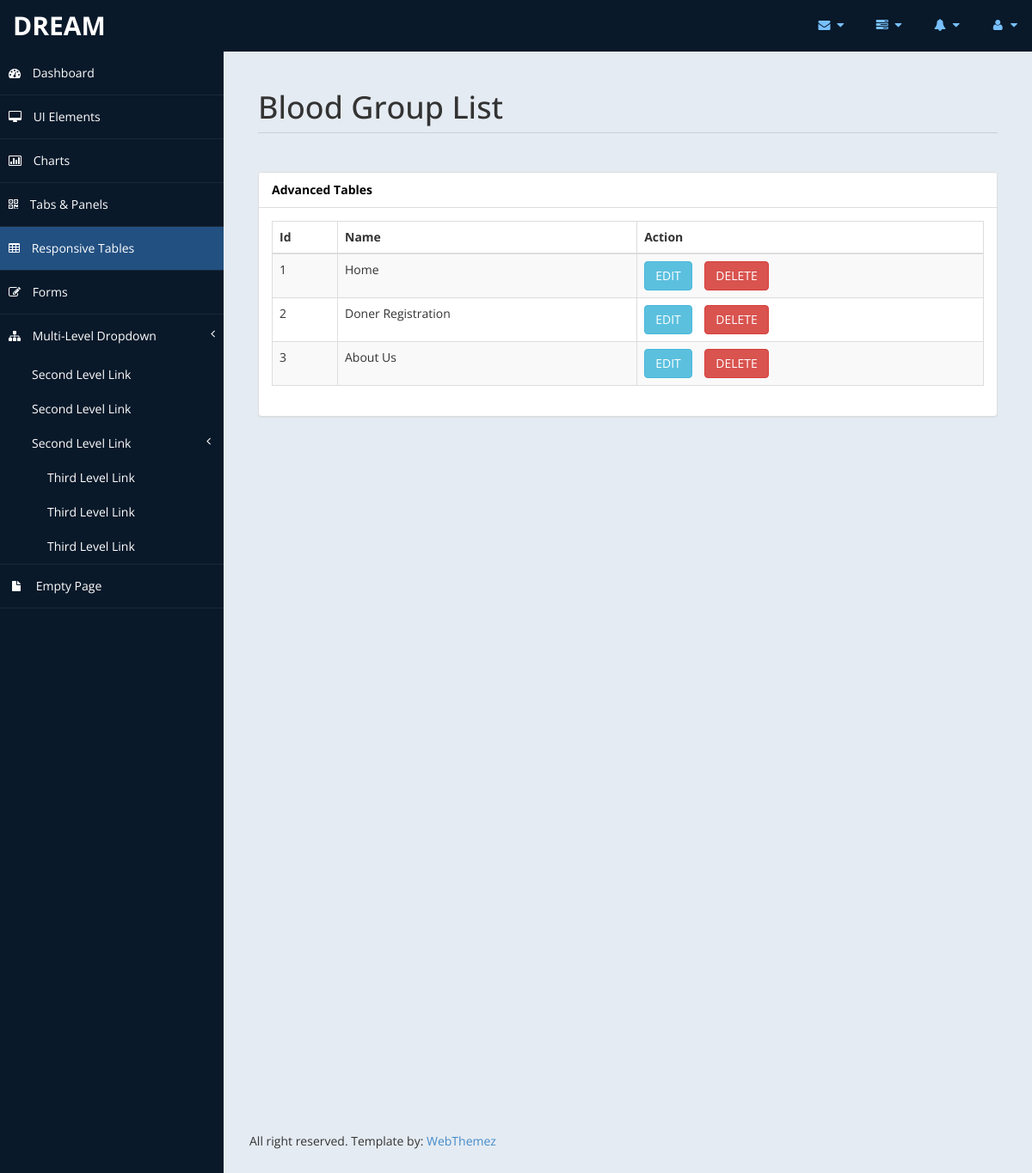
The app's page /admin/viewmenu.php (signed in) with its own data.
### tables this page shows
CREATE TABLE IF NOT EXISTS `addmenu` (
  `id` int(10) NOT NULL AUTO_INCREMENT,
  `menu_name` varchar(50) NOT NULL,
  `description` varchar(3000) NOT NULL,
  PRIMARY KEY (`id`)
);

### admin/viewmenu.php (the view, shortened to what this page needs)
<?php
include("config.php");
?>
<!DOCTYPE html>
<html xmlns="http://www.w3.org/1999/xhtml">
<head>
    <link href="assets/css/bootstrap.css" rel="stylesheet" />
    <link href="assets/css/font-awesome.css" rel="stylesheet" />
    <link href="assets/css/custom-styles.css" rel="stylesheet" />
    <link href="assets/js/dataTables/dataTables.bootstrap.css" rel="stylesheet" />
</head>
<body>
    <div id="wrapper">
        <nav class="navbar navbar-default top-navbar" role="navigation">
            <div class="navbar-header">
                <a class="navbar-brand" href="index.html">Dream</a>
            </div>
            <ul class="nav navbar-top-links navbar-right">
                <li class="dropdown">
                    <a class="dropdown-toggle" data-toggle="dropdown" href="#" aria-expanded="false">
                        <i class="fa fa-envelope fa-fw"></i> <i class="fa fa-caret-down"></i>
                    </a>
                </li>
                <li class="dropdown">
                    <a class="dropdown-toggle" data-toggle="dropdown" href="#" aria-expanded="false">
                        <i class="fa fa-tasks fa-fw"></i> <i class="fa fa-caret-down"></i>
                    </a>
                </li>
                <li class="dropdown">
                    <a class="dropdown-toggle" data-toggle="dropdown" href="#" aria-expanded="false">
                        <i class="fa fa-bell fa-fw"></i> <i class="fa fa-caret-down"></i>
                    </a>
                </li>
                <li class="dropdown">
                    <a class="dropdown-toggle" data-toggle="dropdown" href="#" aria-expanded="false">
                        <i class="fa fa-user fa-fw"></i> <i class="fa fa-caret-down"></i>
                    </a>
                </li>
            </ul>
        </nav>
        <nav class="navbar-default navbar-side" role="navigation">
            <div class="sidebar-collapse">
                <ul class="nav" id="main-menu">
                    <li>
                        <a href="index.html"><i class="fa fa-dashboard"></i> Dashboard</a>
                    </li>
                    <li>
                        <a href="ui-elements.html"><i class="fa fa-desktop"></i> UI Elements</a>
                    </li>
					<li>
                        <a href="chart.html"><i class="fa fa-bar-chart-o"></i> Charts</a>
                    </li>
                    <li>
                        <a href="tab-panel.html"><i class="fa fa-qrcode"></i> Tabs & Panels</a>
                    </li>
                    <li>
                        <a href="table.html" class="active-menu"><i class="fa fa-table"></i> Responsive Tables</a>
                    </li>
                    <li>
                        <a href="form.html"><i class="fa fa-edit"></i> Forms </a>
                    </li>
                    <li>
                        <a href="#"><i class="fa fa-sitemap"></i> Multi-Level Dropdown<span class="fa arrow"></span></a>
                        <ul class="nav nav-second-level">
                            <li>
                                <a href="#">Second Level Link</a>
                            </li>
                            <li>
                                <a href="#">Second Level Link</a>
                            </li>
                            <li>
                                <a href="#">Second Level Link<span class="fa arrow"></span></a>
                                <ul class="nav nav-third-level">
                                    <li>
                                        <a href="#">Third Level Link</a>
                                    </li>
                                    <li>
                                        <a href="#">Third Level Link</a>
                                    </li>
                                    <li>
                                        <a href="#">Third Level Link</a>
                                    </li>
                                </ul>
                            </li>
                        </ul>
                    </li>
                    <li>
                        <a href="empty.html"><i class="fa fa-fw fa-file"></i> Empty Page</a>
                    </li>
                </ul>
            </div>
        </nav>
        <div id="page-wrapper" >
            <div id="page-inner">
			 <div class="row">
                    <div class="col-md-12">
                        <h1 class="page-header">
                            Blood Group List
                        </h1>
                    </div>
                </div>
            <div class="row">
                <div class="col-md-12">
                    <div class="panel panel-default">
                        <div class="panel-heading">
                             Advanced Tables
                        </div>
                        <div class="panel-body">
                            <div class="table-responsive">
                            <?php
							$query1="select * from addmenu";
							$res1=mysqli_query($con,$query1);
							if(mysqli_num_rows($res1)>=0)
							{
								?>
                                 <table class="table table-striped table-bordered table-hover" id="dataTables-example">
                                    <thead>
                                        <tr>
                                            <th>Id</th>
                                            <th>Name</th>
                                            <th>Action</th>
                                        </tr>
                                    </thead>
                                    <tbody>
                                <?php
								while($row=mysqli_fetch_array($res1))
								{
								?>
                                        <tr class="odd gradeX">
                                            <td><?php echo $row['id']; ?></td>
                                            <td><?php echo $row['menu_name']; ?></td>
                                            <td><a href="edit.php?id=<?php echo $row['id']; ?>" class="btn btn-info">EDIT</a>&nbsp;&nbsp;&nbsp;&nbsp;<a href="delete.php?id=<?php echo $row['id']; ?>" class="btn btn-danger">DELETE</a></td>
                                        </tr>
                                        <?php
                                }
							}
							?>
                                    </tbody>
                                </table>
                            </div>
                        </div>
                    </div>
                </div>
            </div>
        </div>
               <footer><p>All right reserved. Template by: <a href="http://webthemez.com">WebThemez</a></p></footer>
    </div>
            </div>
</body>
</html>

### admin/assets/css/custom-styles.css (style rules this page uses)
body { font-family: 'Open Sans', sans-serif; }
#wrapper { width: 100%; background:#09192A; }
#page-wrapper { padding: 15px 15px; min-height: 600px; background:#E5EBF2; }
#page-inner { width:100%; margin:10px 20px 10px 0px; background-color:transparent; padding:10px; min-height:1200px; }
h1, .h1, h2, .h2, h3, .h3 { margin-top: 7px; margin-bottom: -5px; }
p { font-size:16px; line-height:25px; padding-top:20px; }
.page-header { padding-bottom: 9px; margin: 10px 0 45px; border-bottom: 1px solid #C7D1DD; }
.panel-default > .panel-heading { color: #000; background-color: #FFFFFF; border-color: #ddd; font-weight:bold; }
footer p { font-size: 14px; }
.top-navbar { margin:0px; }
.top-navbar .navbar-brand { color: #fff; width: 260px; text-align: left; height: 60px; font-size: 30px; font-weight: 700; text-transform: uppercase; line-height: 30px; }
.top-navbar .nav > li { position: relative; display: inline-block; }
.top-navbar .nav > li > a { position: relative; display: block; padding: 19px 15px; color: #77C0FD; }
.active-menu { background-color:#225081!important; }
.arrow { float: right; }
.fa.arrow:before { content: "\f104"; }
.nav-second-level li, .nav-third-level li { border-bottom: none !important; }
.nav-second-level li a { padding-left: 37px; }
.nav-third-level li a { padding-left: 55px; }
.sidebar-collapse , .sidebar-collapse .nav { background:none; }
.sidebar-collapse .nav { padding:0; }
.sidebar-collapse .nav > li > a { color:#fff; background:transparent; text-shadow:none; }
.sidebar-collapse > .nav > li > a { padding:15px 10px; }
.sidebar-collapse > .nav > li { border-bottom: 1px solid rgba(107, 108, 109, 0.19); }
.navbar-side { border:none; background-color: transparent; }
.top-navbar { background:#09192A; border-bottom:none; }
.top-navbar .nav > li > a > i { margin-right: 2px; }
.navbar-default { border:0px solid black; }
.navbar-header { background: #09192A; }
.nav > li > a > i { margin-right:10px; }
@media (min-width:768px) { #page-wrapper { margin: 0 0 0 260px; padding: 15px 30px; min-height: 1200px; } }
@media (min-width:768px) { .navbar-side { z-index: 1; position: absolute; width: 260px; } }
@media (min-width:768px) { .navbar { border-radius: 0px; } }

### records on screen
addmenu: id "1", menu_name "Home"
addmenu: id "2", menu_name "Doner Registration"
addmenu: id "3", menu_name "About Us"
